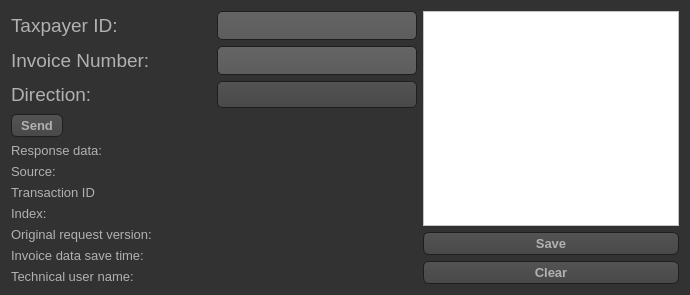
      <widget class="QWidget" name="getInvoiceDataTab">
       <property name="cursor">
        <cursorShape>ArrowCursor</cursorShape>
       </property>
       <property name="styleSheet">
        <string notr="true">QWidget
{
    color: #b1b1b1;
    background-color: #323232;
}

QTreeView, QListView
{
    background-color: silver;
    margin-left: 5px;
}

QWidget:item:hover
{
    background-color: QLinearGradient( x1: 0, y1: 0, x2: 0, y2: 1, stop: 0 #ffa02f, stop: 1 #ca0619);
    color: #000000;
}

QWidget:item:selected
{
    background-color: QLinearGradient( x1: 0, y1: 0, x2: 0, y2: 1, stop: 0 #ffa02f, stop: 1 #d7801a);
}</string>
       </property>
       <attribute name="title">
        <string>Get invoice data</string>
       </attribute>
       <layout class="QHBoxLayout" name="horizontalLayout">
        <item>
         <layout class="QFormLayout" name="formLayout_2">
          <item row="0" column="0">
           <widget class="QLabel" name="label_tax_id_dat">
            <property name="minimumSize">
             <size>
              <width>200</width>
              <height>0</height>
             </size>
            </property>
            <property name="font">
             <font>
              <family>MS Sans Serif</family>
              <pointsize>14</pointsize>
             </font>
            </property>
            <property name="styleSheet">
             <string notr="true"/>
            </property>
            <property name="text">
             <string>Taxpayer ID:</string>
            </property>
           </widget>
          </item>
          <item row="0" column="1">
           <widget class="QLineEdit" name="lineEdit_tax_id_dat">
            <property name="minimumSize">
             <size>
              <width>0</width>
              <height>0</height>
             </size>
            </property>
            <property name="maximumSize">
             <size>
              <width>400</width>
              <height>16777215</height>
             </size>
            </property>
            <property name="font">
             <font>
              <family>MS Sans Serif</family>
              <pointsize>14</pointsize>
             </font>
            </property>
            <property name="cursor">
             <cursorShape>IBeamCursor</cursorShape>
            </property>
            <property name="toolTip">
             <string>&lt;html&gt;&lt;head/&gt;&lt;body&gt;&lt;p&gt;taxpayer id of your company&lt;/p&gt;&lt;/body&gt;&lt;/html&gt;</string>
            </property>
            <property name="styleSheet">
             <string notr="true">QLineEdit
{
    background-color: QLinearGradient( x1: 0, y1: 0, x2: 0, y2: 1, stop: 0 #4d4d4d, stop: 0 #646464, stop: 1 #5d5d5d);
    padding: 1px;
    border-style: solid;
    border: 1px solid #1e1e1e;
    border-radius: 5;
}</string>
            </property>
            <property name="text">
             <string/>
            </property>
           </widget>
          </item>
          <item row="1" column="0">
           <widget class="QLabel" name="label_inv_num_dat">
            <property name="minimumSize">
             <size>
              <width>200</width>
              <height>0</height>
             </size>
            </property>
            <property name="font">
             <font>
              <family>MS Sans Serif</family>
              <pointsize>14</pointsize>
             </font>
            </property>
            <property name="styleSheet">
             <string notr="true"/>
            </property>
            <property name="text">
             <string>Invoice Number:</string>
            </property>
           </widget>
          </item>
          <item row="1" column="1">
           <widget class="QLineEdit" name="lineEdit_inv_num_dat">
            <property name="minimumSize">
             <size>
              <width>0</width>
              <height>0</height>
             </size>
            </property>
            <property name="maximumSize">
             <size>
              <width>400</width>
              <height>16777215</height>
             </size>
            </property>
            <property name="font">
             <font>
              <family>MS Sans Serif</family>
              <pointsize>14</pointsize>
             </font>
            </property>
            <property name="toolTip">
             <string>&lt;html&gt;&lt;head/&gt;&lt;body&gt;&lt;p&gt;invoice number to get data &lt;/p&gt;&lt;/body&gt;&lt;/html&gt;</string>
            </property>
            <property name="styleSheet">
             <string notr="true">QLineEdit
{
    background-color: QLinearGradient( x1: 0, y1: 0, x2: 0, y2: 1, stop: 0 #4d4d4d, stop: 0 #646464, stop: 1 #5d5d5d);
    padding: 1px;
    border-style: solid;
    border: 1px solid #1e1e1e;
    border-radius: 5;
}</string>
            </property>
           </widget>
          </item>
          <item row="2" column="0">
           <widget class="QLabel" name="label_direction_dat">
            <property name="minimumSize">
             <size>
              <width>200</width>
              <height>0</height>
             </size>
            </property>
            <property name="font">
             <font>
              <family>MS Sans Serif</family>
              <pointsize>14</pointsize>
             </font>
            </property>
            <property name="styleSheet">
             <string notr="true"/>
            </property>
            <property name="text">
             <string>Direction:</string>
            </property>
           </widget>
          </item>
          <item row="2" column="1">
           <widget class="QComboBox" name="comboBox_direction_dat">
            <property name="minimumSize">
             <size>
              <width>0</width>
              <height>0</height>
             </size>
            </property>
            <property name="maximumSize">
             <size>
              <width>400</width>
              <height>16777215</height>
             </size>
            </property>
            <property name="baseSize">
             <size>
              <width>0</width>
              <height>38</height>
             </size>
            </property>
            <property name="font">
             <font>
              <family>MS Sans Serif</family>
              <pointsize>14</pointsize>
             </font>
            </property>
            <property name="cursor">
             <cursorShape>PointingHandCursor</cursorShape>
            </property>
            <property name="toolTip">
             <string>&lt;html&gt;&lt;head/&gt;&lt;body&gt;&lt;p&gt;Direction of invoice can be INBOUND and OUTBOUND.&lt;/p&gt;&lt;p&gt;OUTBOUND is your own invoice, and INBOUND is invoice of other company&lt;/p&gt;&lt;/body&gt;&lt;/html&gt;</string>
            </property>
            <property name="styleSheet">
             <string notr="true">QComboBox
{
    selection-background-color: #ffaa00;
    background-color: QLinearGradient( x1: 0, y1: 0, x2: 0, y2: 1, stop: 0 #565656, stop: 0.1 #525252, stop: 0.5 #4e4e4e, stop: 0.9 #4a4a4a, stop: 1 #464646);
    border-style: solid;
    border: 1px solid #1e1e1e;
    border-radius: 5;
}

QComboBox:hover,QPushButton:hover
{
    border: 2px solid QLinearGradient( x1: 0, y1: 0, x2: 0, y2: 1, stop: 0 #ffa02f, stop: 1 #d7801a);
}


QComboBox:on
{
    padding-top: 3px;
    padding-left: 4px;
    background-color: QLinearGradient( x1: 0, y1: 0, x2: 0, y2: 1, stop: 0 #2d2d2d, stop: 0.1 #2b2b2b, stop: 0.5 #292929, stop: 0.9 #282828, stop: 1 #252525);
    selection-background-color: #ffaa00;
}

QComboBox QAbstractItemView
{
    border: 2px solid darkgray;
    selection-background-color: QLinearGradient( x1: 0, y1: 0, x2: 0, y2: 1, stop: 0 #ffa02f, stop: 1 #d7801a);
}

QComboBox::drop-down
{
     subcontrol-origin: padding;
     subcontrol-position: top right;
     width: 15px;

     border-left-width: 0px;
     border-left-color: darkgray;
     border-left-style: solid; /* just a single line */
     border-top-right-radius: 3px; /* same radius as the QComboBox */
     border-bottom-right-radius: 3px;
 }

QComboBox::down-arrow
{
     image: url(:/dark_orange/img/down_arrow.png);
}</string>
            </property>
           </widget>
          </item>
          <item row="3" column="0">
           <widget class="QPushButton" name="pushButton_send_dat">
            <property name="font">
             <font>
              <family>MS Sans Serif</family>
              <pointsize>10</pointsize>
              <weight>75</weight>
              <bold>true</bold>
             </font>
            </property>
            <property name="styleSheet">
             <string notr="true">QPushButton
{
    color: #b1b1b1;
    background-color: QLinearGradient( x1: 0, y1: 0, x2: 0, y2: 1, stop: 0 #565656, stop: 0.1 #525252, stop: 0.5 #4e4e4e, stop: 0.9 #4a4a4a, stop: 1 #464646);
    border-width: 1px;
    border-color: #1e1e1e;
    border-style: solid;
    border-radius: 6;
    padding: 3px;
    padding-left: 5px;
    padding-right: 5px;
    min-width: 40px;
}

QPushButton:pressed
{
    background-color: QLinearGradient( x1: 0, y1: 0, x2: 0, y2: 1, stop: 0 #2d2d2d, stop: 0.1 #2b2b2b, stop: 0.5 #292929, stop: 0.9 #282828, stop: 1 #252525);
}

QComboBox:hover,QPushButton:hover
{
    border: 2px solid QLinearGradient( x1: 0, y1: 0, x2: 0, y2: 1, stop: 0 #ffa02f, stop: 1 #d7801a);
}</string>
            </property>
            <property name="text">
             <string>Send</string>
            </property>
           </widget>
          </item>
          <item row="3" column="1">
           <widget class="QLabel" name="label_error_dat">
            <property name="font">
             <font>
              <family>MS Sans Serif</family>
              <pointsize>12</pointsize>
              <weight>75</weight>
              <bold>true</bold>
             </font>
            </property>
            <property name="styleSheet">
             <string notr="true"/>
            </property>
            <property name="text">
             <string/>
            </property>
           </widget>
          </item>
          <item row="4" column="0">
           <widget class="QLabel" name="label_resp_dat">
            <property name="minimumSize">
             <size>
              <width>200</width>
              <height>0</height>
             </size>
            </property>
            <property name="font">
             <font>
              <family>MS Sans Serif</family>
              <pointsize>10</pointsize>
             </font>
            </property>
            <property name="styleSheet">
             <string notr="true"/>
            </property>
            <property name="text">
             <string>Response data:</string>
            </property>
           </widget>
          </item>
          <item row="5" column="0">
           <widget class="QLabel" name="label_source_dat">
            <property name="minimumSize">
             <size>
              <width>200</width>
              <height>0</height>
             </size>
            </property>
            <property name="font">
             <font>
              <family>MS Sans Serif</family>
              <pointsize>10</pointsize>
             </font>
            </property>
            <property name="toolTip">
             <string>&lt;html&gt;&lt;head/&gt;&lt;body&gt;&lt;p&gt;Invoice data report source&lt;/p&gt;&lt;/body&gt;&lt;/html&gt;</string>
            </property>
            <property name="styleSheet">
             <string notr="true"/>
            </property>
            <property name="text">
             <string>Source:</string>
            </property>
           </widget>
          </item>
          <item row="5" column="1">
           <widget class="QLabel" name="label_source_dat_2">
            <property name="minimumSize">
             <size>
              <width>200</width>
              <height>0</height>
             </size>
            </property>
            <property name="font">
             <font>
              <family>MS Sans Serif</family>
              <pointsize>10</pointsize>
              <weight>75</weight>
              <bold>true</bold>
             </font>
            </property>
            <property name="styleSheet">
             <string notr="true"/>
            </property>
            <property name="text">
             <string/>
            </property>
            <property name="textInteractionFlags">
             <set>Qt::LinksAccessibleByMouse|Qt::TextSelectableByMouse</set>
            </property>
           </widget>
          </item>
          <item row="6" column="0">
           <widget class="QLabel" name="label_trans_dat">
            <property name="minimumSize">
             <size>
              <width>200</width>
              <height>0</height>
             </size>
            </property>
            <property name="font">
             <font>
              <family>MS Sans Serif</family>
              <pointsize>10</pointsize>
             </font>
            </property>
            <property name="toolTip">
             <string>&lt;html&gt;&lt;head/&gt;&lt;body&gt;&lt;p&gt;Invoice data report transaction ID, if the report was submitted via the computer interface&lt;/p&gt;&lt;/body&gt;&lt;/html&gt;</string>
            </property>
            <property name="styleSheet">
             <string notr="true"/>
            </property>
            <property name="text">
             <string>Transaction ID</string>
            </property>
           </widget>
          </item>
          <item row="6" column="1">
           <widget class="QLabel" name="label_tr_id_dat">
            <property name="minimumSize">
             <size>
              <width>200</width>
              <height>0</height>
             </size>
            </property>
            <property name="font">
             <font>
              <family>MS Sans Serif</family>
              <pointsize>10</pointsize>
              <weight>75</weight>
              <bold>true</bold>
             </font>
            </property>
            <property name="styleSheet">
             <string notr="true"/>
            </property>
            <property name="text">
             <string/>
            </property>
            <property name="textInteractionFlags">
             <set>Qt::LinksAccessibleByMouse|Qt::TextSelectableByMouse</set>
            </property>
           </widget>
          </item>
          <item row="7" column="0">
           <widget class="QLabel" name="label_index_dat">
            <property name="minimumSize">
             <size>
              <width>200</width>
              <height>0</height>
             </size>
            </property>
            <property name="font">
             <font>
              <family>MS Sans Serif</family>
              <pointsize>10</pointsize>
             </font>
            </property>
            <property name="toolTip">
             <string>&lt;html&gt;&lt;head/&gt;&lt;body&gt;&lt;p&gt;Invoice data report transaction index&lt;/p&gt;&lt;/body&gt;&lt;/html&gt;</string>
            </property>
            <property name="styleSheet">
             <string notr="true"/>
            </property>
            <property name="text">
             <string>Index:</string>
            </property>
           </widget>
          </item>
          <item row="7" column="1">
           <widget class="QLabel" name="label_index_dat_2">
            <property name="minimumSize">
             <size>
              <width>200</width>
              <height>0</height>
             </size>
            </property>
            <property name="font">
             <font>
              <family>MS Sans Serif</family>
              <pointsize>10</pointsize>
              <weight>75</weight>
              <bold>true</bold>
             </font>
            </property>
            <property name="styleSheet">
             <string notr="true"/>
            </property>
            <property name="text">
             <string/>
            </property>
            <property name="textInteractionFlags">
             <set>Qt::LinksAccessibleByMouse|Qt::TextSelectableByMouse</set>
            </property>
           </widget>
          </item>
          <item row="8" column="0">
           <widget class="QLabel" name="label_reqv_dat">
            <property name="minimumSize">
             <size>
              <width>200</width>
              <height>0</height>
             </size>
            </property>
            <property name="font">
             <font>
              <family>MS Sans Serif</family>
              <pointsize>10</pointsize>
             </font>
            </property>
            <property name="toolTip">
             <string>&lt;html&gt;&lt;head/&gt;&lt;body&gt;&lt;p&gt;Data report requestVersion value &lt;/p&gt;&lt;/body&gt;&lt;/html&gt;</string>
            </property>
            <property name="styleSheet">
             <string notr="true"/>
            </property>
            <property name="text">
             <string>Original request version:</string>
            </property>
           </widget>
          </item>
          <item row="8" column="1">
           <widget class="QLabel" name="label_version_dat">
            <property name="minimumSize">
             <size>
              <width>200</width>
              <height>0</height>
             </size>
            </property>
            <property name="font">
             <font>
              <family>MS Sans Serif</family>
              <pointsize>10</pointsize>
              <weight>75</weight>
              <bold>true</bold>
             </font>
            </property>
            <property name="styleSheet">
             <string notr="true"/>
            </property>
            <property name="text">
             <string/>
            </property>
            <property name="textInteractionFlags">
             <set>Qt::LinksAccessibleByMouse|Qt::TextSelectableByMouse</set>
            </property>
           </widget>
          </item>
          <item row="9" column="0">
           <widget class="QLabel" name="label_inv_save_time_dat">
            <property name="minimumSize">
             <size>
              <width>200</width>
              <height>0</height>
             </size>
            </property>
            <property name="font">
             <font>
              <family>MS Sans Serif</family>
              <pointsize>10</pointsize>
             </font>
            </property>
            <property name="toolTip">
             <string>&lt;html&gt;&lt;head/&gt;&lt;body&gt;&lt;p&gt;Invoice data report save time &lt;/p&gt;&lt;/body&gt;&lt;/html&gt;</string>
            </property>
            <property name="styleSheet">
             <string notr="true"/>
            </property>
            <property name="text">
             <string>Invoice data save time:</string>
            </property>
           </widget>
          </item>
          <item row="9" column="1">
           <widget class="QLabel" name="label_save_t_dat">
            <property name="minimumSize">
             <size>
              <width>200</width>
              <height>0</height>
             </size>
            </property>
            <property name="font">
             <font>
              <family>MS Sans Serif</family>
              <pointsize>10</pointsize>
              <weight>75</weight>
              <bold>true</bold>
             </font>
            </property>
            <property name="styleSheet">
             <string notr="true"/>
            </property>
            <property name="text">
             <string/>
            </property>
            <property name="textInteractionFlags">
             <set>Qt::LinksAccessibleByMouse|Qt::TextSelectableByMouse</set>
            </property>
           </widget>
          </item>
          <item row="10" column="0">
           <widget class="QLabel" name="label_tech_user_dat">
            <property name="minimumSize">
             <size>
              <width>200</width>
              <height>0</height>
             </size>
            </property>
            <property name="font">
             <font>
              <family>MS Sans Serif</family>
              <pointsize>10</pointsize>
             </font>
            </property>
            <property name="toolTip">
             <string>&lt;html&gt;&lt;head/&gt;&lt;body&gt;&lt;p&gt;Name of the technical user submitting the invoice data report&lt;/p&gt;&lt;/body&gt;&lt;/html&gt;</string>
            </property>
            <property name="styleSheet">
             <string notr="true"/>
            </property>
            <property name="text">
             <string>Technical user name:</string>
            </property>
           </widget>
          </item>
          <item row="10" column="1">
           <widget class="QLabel" name="label_tech_usr_dat">
            <property name="minimumSize">
             <size>
              <width>200</width>
              <height>0</height>
             </size>
            </property>
            <property name="font">
             <font>
              <family>MS Sans Serif</family>
              <pointsize>10</pointsize>
              <weight>75</weight>
              <bold>true</bold>
             </font>
            </property>
            <property name="styleSheet">
             <string notr="true"/>
            </property>
            <property name="text">
             <string/>
            </property>
            <property name="textInteractionFlags">
             <set>Qt::LinksAccessibleByMouse|Qt::TextSelectableByMouse</set>
            </property>
           </widget>
          </item>
         </layout>
        </item>
        <item>
         <layout class="QVBoxLayout" name="verticalLayout_3">
          <item>
           <widget class="QPlainTextEdit" name="textEdit">
            <property name="font">
             <font>
              <family>MS Sans Serif</family>
              <pointsize>10</pointsize>
             </font>
            </property>
            <property name="styleSheet">
             <string notr="true">QPlainTextEdit
{
    background-color: white;
}</string>
            </property>
           </widget>
          </item>
          <item>
           <widget class="QPushButton" name="pushButton_save_dat">
            <property name="font">
             <font>
              <family>MS Sans Serif</family>
              <pointsize>10</pointsize>
              <weight>75</weight>
              <bold>true</bold>
             </font>
            </property>
            <property name="toolTip">
             <string>&lt;html&gt;&lt;head/&gt;&lt;body&gt;&lt;p&gt;save invoice file &lt;/p&gt;&lt;p&gt;&lt;br/&gt;&lt;/p&gt;&lt;/body&gt;&lt;/html&gt;</string>
            </property>
            <property name="styleSheet">
             <string notr="true">QPushButton
{
    color: #b1b1b1;
    background-color: QLinearGradient( x1: 0, y1: 0, x2: 0, y2: 1, stop: 0 #565656, stop: 0.1 #525252, stop: 0.5 #4e4e4e, stop: 0.9 #4a4a4a, stop: 1 #464646);
    border-width: 1px;
    border-color: #1e1e1e;
    border-style: solid;
    border-radius: 6;
    padding: 3px;
    padding-left: 5px;
    padding-right: 5px;
    min-width: 40px;
}

QPushButton:pressed
{
    background-color: QLinearGradient( x1: 0, y1: 0, x2: 0, y2: 1, stop: 0 #2d2d2d, stop: 0.1 #2b2b2b, stop: 0.5 #292929, stop: 0.9 #282828, stop: 1 #252525);
}

QComboBox:hover,QPushButton:hover
{
    border: 2px solid QLinearGradient( x1: 0, y1: 0, x2: 0, y2: 1, stop: 0 #ffa02f, stop: 1 #d7801a);
}</string>
            </property>
            <property name="text">
             <string>Save</string>
            </property>
           </widget>
          </item>
          <item>
           <widget class="QPushButton" name="pushButton_clear">
            <property name="font">
             <font>
              <family>MS Sans Serif</family>
              <pointsize>10</pointsize>
              <weight>75</weight>
              <bold>true</bold>
             </font>
            </property>
            <property name="toolTip">
             <string>&lt;html&gt;&lt;head/&gt;&lt;body&gt;&lt;p&gt;clear current response&lt;/p&gt;&lt;/body&gt;&lt;/html&gt;</string>
            </property>
            <property name="styleSheet">
             <string notr="true">QPushButton
{
    color: #b1b1b1;
    background-color: QLinearGradient( x1: 0, y1: 0, x2: 0, y2: 1, stop: 0 #565656, stop: 0.1 #525252, stop: 0.5 #4e4e4e, stop: 0.9 #4a4a4a, stop: 1 #464646);
    border-width: 1px;
    border-color: #1e1e1e;
    border-style: solid;
    border-radius: 6;
    padding: 3px;
    padding-left: 5px;
    padding-right: 5px;
    min-width: 40px;
}

QPushButton:pressed
{
    background-color: QLinearGradient( x1: 0, y1: 0, x2: 0, y2: 1, stop: 0 #2d2d2d, stop: 0.1 #2b2b2b, stop: 0.5 #292929, stop: 0.9 #282828, stop: 1 #252525);
}

QComboBox:hover,QPushButton:hover
{
    border: 2px solid QLinearGradient( x1: 0, y1: 0, x2: 0, y2: 1, stop: 0 #ffa02f, stop: 1 #d7801a);
}</string>
            </property>
            <property name="text">
             <string>Clear</string>
            </property>
           </widget>
          </item>
         </layout>
        </item>
       </layout>
      </widget>
